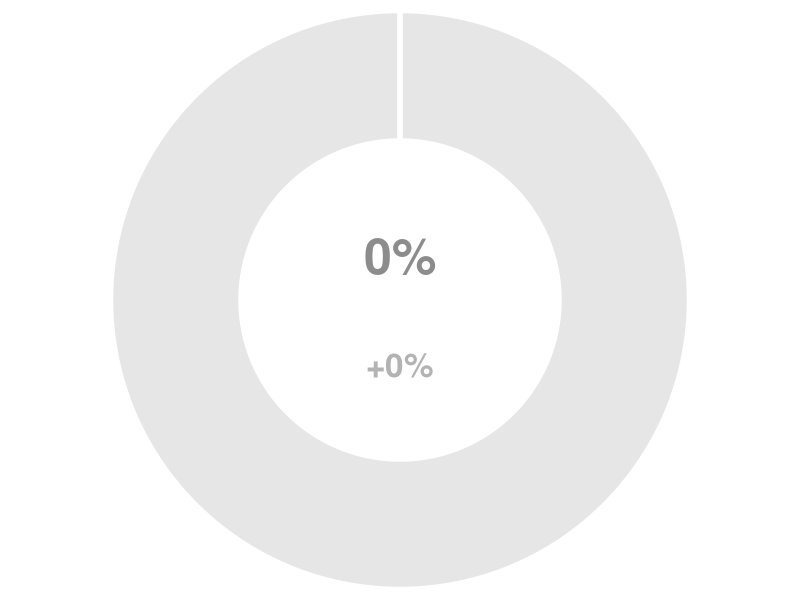
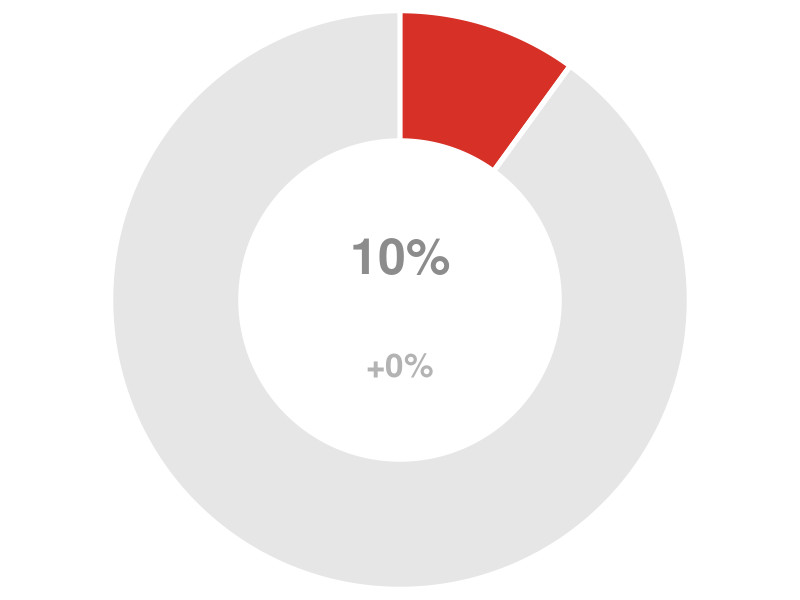
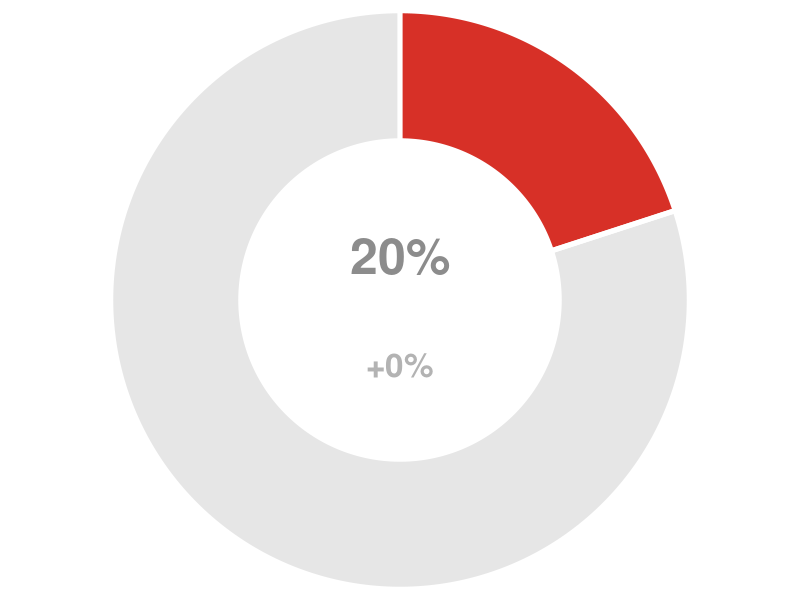
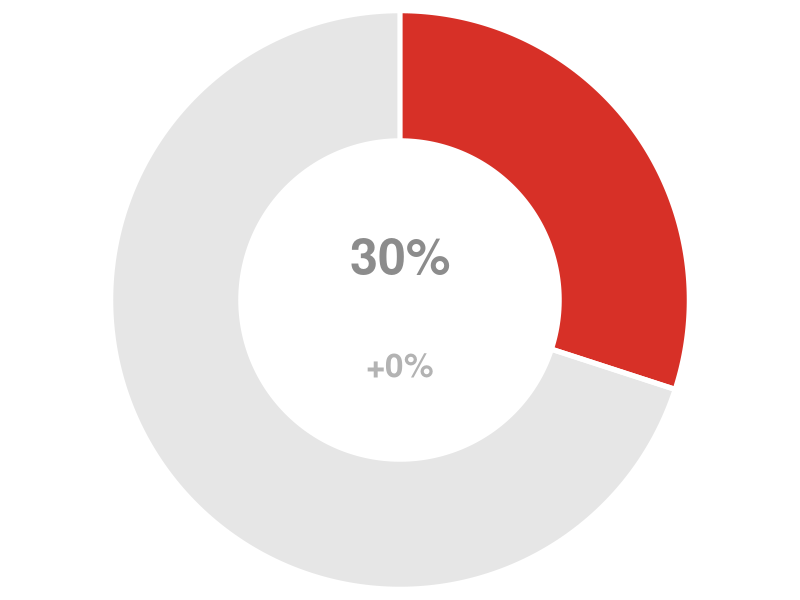
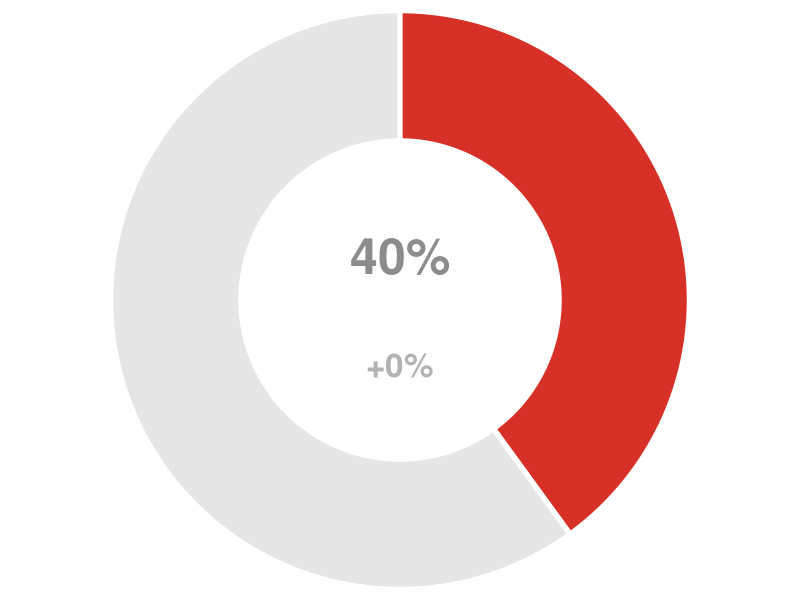
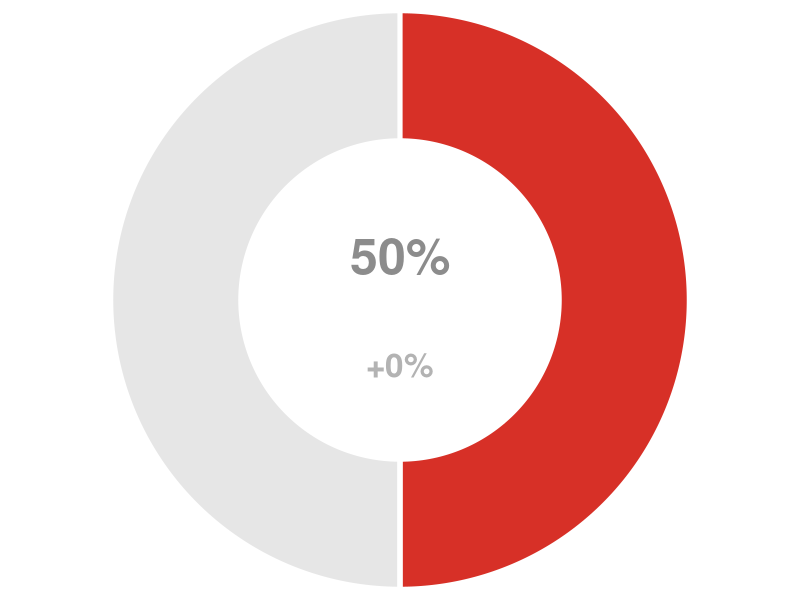
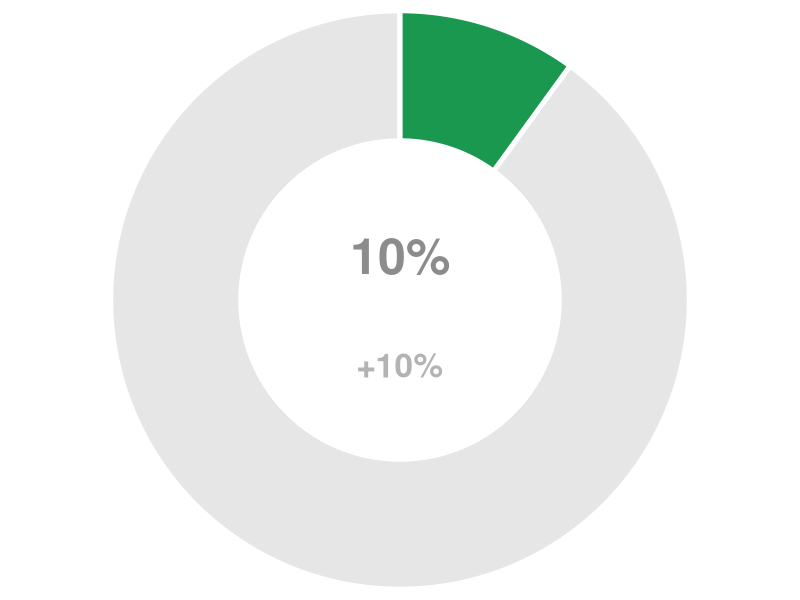
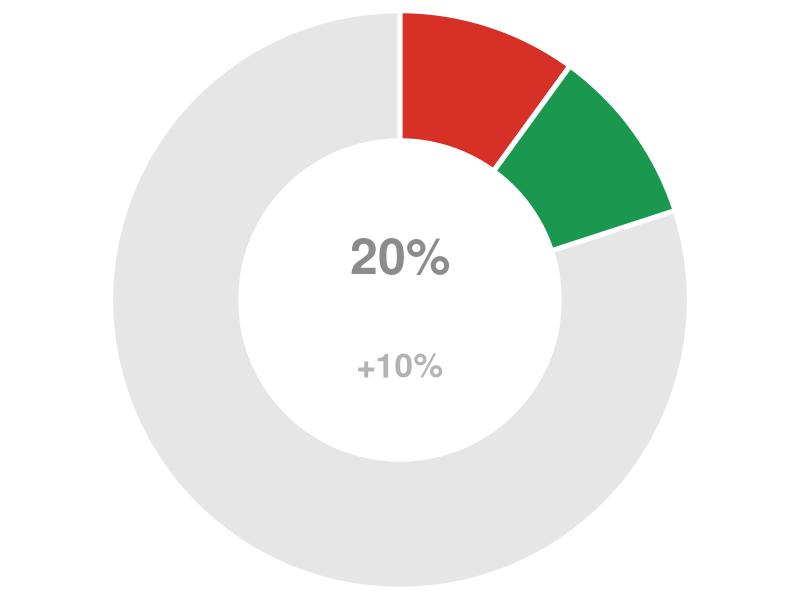

Write R code to recreate these figures, in order. (Note: this script raises an error after producing the figures.)
# create doughnut plots for seagrass management levels
# uses the 'circlize' package

# function to generate the doughnut plot
# agruments:
# prop.1: status-quo proportion (as a %)
# prop.2: increase proportion due to management option (as a %)
# col.1: colour to represent status-quo proportion
# col.2: colour to represent management proportion
doughnut <- function(prop.1, prop.2, col.1, col.2){
  require(circlize)
  par(mar = c(0, 0, 0, 0), bg = rgb(1, 1, 1, 0))
  plot(c(-0.96, 0.96), c(-0.96, 0.96), type = "n", axes = FALSE, ann = FALSE, 
       asp = 1)
  draw.sector(0, 360, rou1 = 1, rou2 = , clock.wise = TRUE, 
              col = rgb(1, 1, 1, 0.85), lwd = 5, border = rgb(1, 1, 1, 0.85))
  draw.sector(0, 360, rou1 = 1, rou2 = 0.55, clock.wise = TRUE, col = grey(0.9),
              lwd = 5, border = "white")
  draw.sector(90, 90 - (prop.1 * 3.6), rou1 = 1, rou2 = 0.55, clock.wise = TRUE,
              col = col.1, lwd = 5, border = "white")
  draw.sector(90 - (prop.1 * 3.6), 90 - ((prop.1 + prop.2) * 3.6), rou1 = 1, 
              rou2 = 0.55, clock.wise = TRUE, col = col.2, lwd = 5, 
              border = "white")
  text(0, 0.15, paste0(prop.1 + prop.2, "%"), cex = 3, col = grey(0.55), 
       font = 2)
  text(0, -0.225, paste0("+", prop.2, "%"), cex = 2, col = grey(0.7), font = 2)
}

# function to generate the status-quo doughnut plot
# agruments:
# prop.1: status-quo proportion (as a %)
# col.1: colour to represent status-quo proportion
doughnut.sq <- function(prop.1, col.1){
  require(circlize)
  par(mar = c(0, 0, 0, 0), bg = rgb(1, 1, 1, 0))
  plot(c(-0.96, 0.96), c(-0.96, 0.96), type = "n", axes = FALSE, ann = FALSE, 
       asp = 1)
  draw.sector(0, 360, rou1 = 1, rou2 = , clock.wise = TRUE, 
              col = rgb(1, 1, 1, 0.85), lwd = 5, border = rgb(1, 1, 1, 0.85))
  draw.sector(0, 360, rou1 = 1, rou2 = 0.55, clock.wise = TRUE, col = grey(0.9),
              lwd = 5, border = "white")
  draw.sector(90, 90 - (prop.1 * 3.6), rou1 = 1, rou2 = 0.55, clock.wise = TRUE,
              col = col.1, lwd = 5, border = "white")
  text(0, 0.15, paste0(prop.1, "%"), cex = 3, col = grey(0.55), 
       font = 2)
}



# function to save the plot to a svg file 
# note: stored in folder 'img' and takes the name from the levels
doughnut.svg <- function(prop.1, prop.2, col.1, col.2){
  require(stringr)
  svg(paste0("img/level-", str_pad(prop.1, 3, pad = "0"), "-",
             str_pad(prop.2, 3, pad = "0"), ".svg"), 
      width = 2, height = 2, bg = "transparent")
  doughnut(prop.1, prop.2, col.1, col.2)
  dev.off()   
}

# function to save the plot to a png file 
# note: stored in folder 'img' and takes the name from the levels
doughnut.png <- function(prop.1, prop.2, col.1, col.2){
  svg(paste0("img/level-", str_pad(prop.1, 3, pad = "0"), "-",
             str_pad(prop.2, 3, pad = "0"), ".png"), 
      width = 2, height = 2, bg = "transparent")
  doughnut(prop.1, prop.2, col.1, col.2)
  dev.off()   
}

# function to save the status-quo plot to a svg file 
# note: stored in folder 'img' and takes the name from the levels
doughnut.sq.svg <- function(prop.1, col.1){
  require(stringr)
  svg(paste0("img/level-", str_pad(prop.1, 3, pad = "0"), ".svg"), 
      width = 2, height = 2, bg = "transparent")
  doughnut.sq(prop.1, col.1)
  dev.off()   
}

# function to save the status-quo  plot to a png file 
# note: stored in folder 'img' and takes the name from the levels
doughnut.sq.png <- function(prop.1, col.1){
  svg(paste0("img/level-", str_pad(prop.1, 3, pad = "0"), ".png"), 
      width = 2, height = 2, bg = "transparent")
  doughnut.sq(prop.1, col.1)
  dev.off()   
}


# colours for status-quo and management levels
col.1 <- "#d73027"
col.2 <- "#1a9850"

# set the range for status-quo and the maximum after management
min.sq <- 0 # as a %
max.sq <- 50 # as a %
max.after.policy <- 90 # as a %
# set the increment level
level.increment <- 10 # as a %

# generate the status-quo levels (based on constraints above)
sq.levs <- seq(ceiling(min.sq / level.increment) * level.increment,
               floor(max.sq / level.increment) * level.increment, 
               by = level.increment)
# generate the management levels (based on constraints above)
policy.levs <- seq(0,
                   floor(max.after.policy / level.increment) * level.increment, 
                   by = level.increment)

# generate the full list of (status-quo and management) level combinations
proportion_combns <- expand.grid(sq.levs, policy.levs)

# sum the combinations
proportion_combns$sum <- apply(proportion_combns, 1, sum)
# exclude combinations greater than maximum allowed (set above)
# drop the sum column
proportion_combns <- proportion_combns[proportion_combns$sum <= max.after.policy, -3]

# plot and save the doughnut plots 
for(i in 1:nrow(proportion_combns)){
  doughnut.svg(proportion_combns[i, 1], proportion_combns[i, 2], col.1, col.2)
  #  doughnut.png(proportion_combns[i, 1], proportion_combns[i, 2], col.1, col.2)
}

# plot and save the status-quo doughnut plots 
for(i in seq_along(sq.levs)){
  doughnut.sq.svg(sq.levs[i], col.1)
  # doughnut.sq.png(sq.levs[i], col.1)
}
